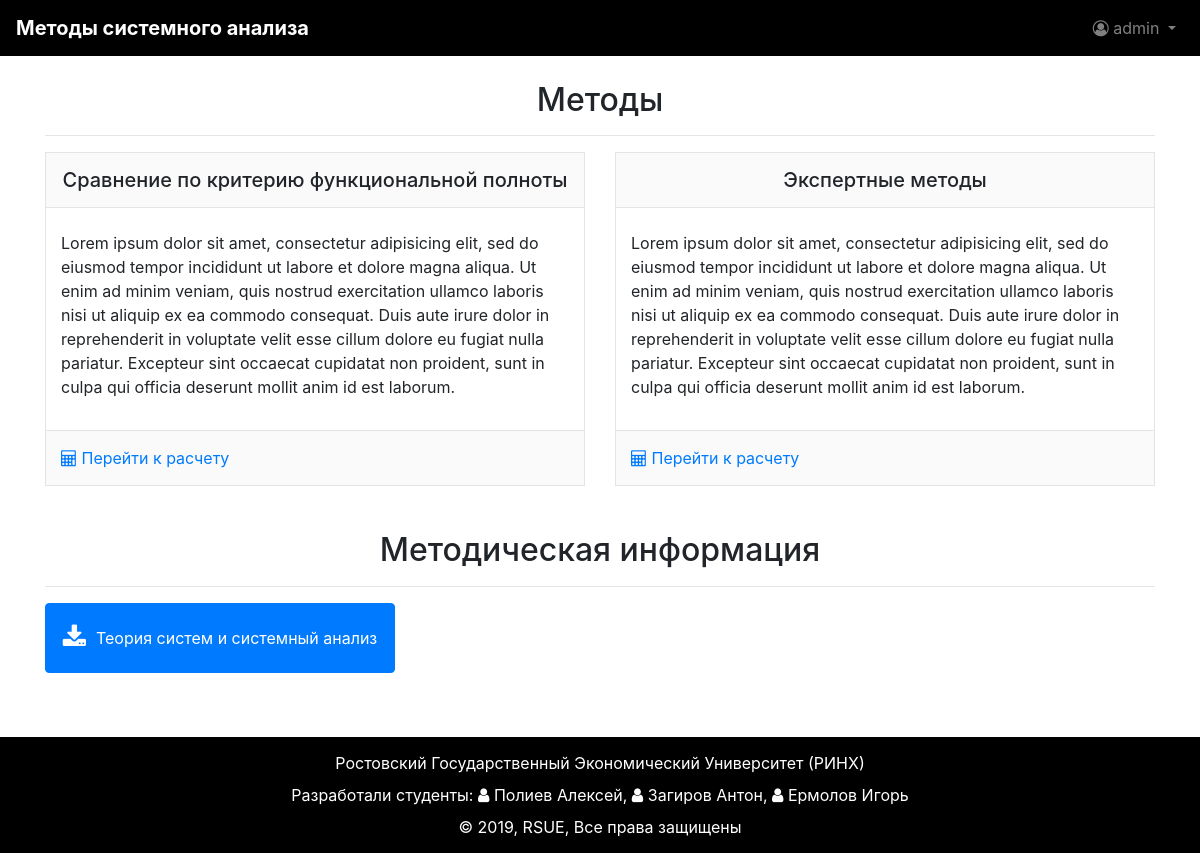
The app's page / (signed in) with its own data.
### methods/models.py (models this page shows, shortened)
class Method(models.Model):
    name = models.CharField(max_length=100, unique=True, verbose_name=_('Название'))
    url = models.CharField(max_length=100, unique=True, verbose_name=_('Модуль метода'), help_text='Name из массива urlpatterns')
    description = models.TextField(verbose_name=_('Описание'), null=True, blank=True)
    class Meta:
        verbose_name = _('Метод')
        verbose_name_plural = _('Методы')

### base/models.py (models this page shows, shortened)
class Document(models.Model):
    name = models.CharField(max_length=100, unique=True, verbose_name=_('Название'))
    document = models.FileField(null=True, blank=True, verbose_name=_('Документ'),
        validators=[FileExtensionValidator(allowed_extensions=['pdf', 'doc', 'docx', 'xlsx', 'xls', 'jpg', 'png', 'jpeg'])])
    class Meta:
        verbose_name = _('Документ')
        verbose_name_plural = _('Документы')

### base/views.py (the view)
# urls.py: path('', views.IndexView.as_view(), name='index'),
@method_decorator(login_required, name='dispatch')
class IndexView(TemplateView):
    template_name = "base/index.html"
    def get_context_data(self, **kwargs):
        context = super().get_context_data(**kwargs)
        context['page_name'] = 'Методы системного анализа'
        context['list_documents'] = models.Document.objects.all()
        context['list_method'] = Method.objects.all()
        return context

### base/templates/base/index.html (shortened to what this page needs)
{% extends "base.html" %}
{% load static %}
{% block links %}
	<link rel="stylesheet" type="text/css" href="{% static 'base/css/style.css' %}">
{% endblock links %}
{% block content %}
<div class="container margin-content">
	{% if list_method %}
		<div class="row methods align-items-stretch">
			<div class="col-12">
				<h2 class="text-center">Методы</h2>
				<hr>
			</div>
			{% for method in list_method %}
				<div class="col-sm-12 col-md-6 d-flex align-items-stretch">
					<div class="method">
						<h5 class="name text-center">{{method.name}}</h5>
						<p class="description">{{method.description}}</p>
						<a href="{% url method.url|add:':'|add:'index' %}" class="url">
							<i class="fa fa-calculator" aria-hidden="true"></i> Перейти к расчету
						</a>
					</div>
				</div>
			{% endfor %}
		</div>
	{% endif %}
	{% if list_documents %}
		<div class="row documents">
			<div class="col-12">
				<h2 class="text-center inf-head">Методическая информация</h2>
				<hr>
			</div>
			{% for document in list_documents %}
				<div class="col-12 col-sm-6 col-md-4 d-flex">
					<a href="{{document.document.url}}" class="text-white text-center btn btn-primary document">
						<div class="download-icon d-flex justify-content-center align-items-center">
							<i class="fa fa-download" aria-hidden="true"></i>
						</div>
						<div class="d-flex justify-content-center align-items-center">
							{{document.name}}
						</div>
					</a>
				</div>
			{% endfor %}
		</div>
	{% endif %}
</div>
{% endblock content %}

### templates/base.html (shortened to what this page needs)
{% load static %}
<!DOCTYPE html>
<html lang="ru" {% block htmlattribute %}class="html-bg"{% endblock htmlattribute %}>
<head>
	<link rel="stylesheet" href="{% static 'lib/jquery-ui-1.12.1/jquery-ui.min.css' %}">
	<link href="{% static 'lib/bootstrap-4.0.0/css/bootstrap.min.css' %}" rel="stylesheet">
	<link href="{% static 'lib/font-awesome-4.7.0/css/font-awesome.min.css' %}" rel="stylesheet">
	{% block links %}{% endblock links %}
	<link href="{% static 'css/style.css' %}" rel="stylesheet">
	<link href="{% static 'css/media.css' %}" rel="stylesheet">
</head>
<body data-spy="scroll" data-target="#sidebar_spy" data-offset="50">
	{% block header %}
		<header class="header">
			<nav class="navbar navbar-expand-lg navbar-dark bg-rsue">
				<strong class="navbar-brand">{% block pagename %}{{page_name }}{% endblock pagename %}</strong>
				<div class="collapse navbar-collapse" id="navbarSupportedContent">
					<ul class="navbar-nav">
						<li class="nav-item dropdown">
							<a class="nav-link dropdown-toggle" href="#" id="navbarDropdown" role="button" data-toggle="dropdown">
								<i class="fa fa-user-circle-o"></i>
								{% if user.last_name and user.first_name %}
									{{user.last_name}} {{user.first_name}}
								{% else %}
									{{user.username}}
								{% endif %}
							</a>
						</li>
					</ul>
				</div>
			</nav>
		</header>
	{% endblock header %}
	<main class="content {% if user.is_authenticated %}mb{% endif %}">
		{% block content %}{% endblock content %}
	</main>
	{% if user.is_authenticated %}
		<footer class="footer footer-bottom bg-rsue">
			<div class="container-fluid text-center">
				<span class="text-white">Ростовский Государственный Экономический Университет (РИНХ)</span><br>
				<span class="text-white">Разработали студенты: <i class="fa fa-user"></i> Полиев Алексей, <i class="fa fa-user" ></i> Загиров Антон, <i class="fa fa-user"></i> Ермолов Игорь</span><br>
				<span class="text-white">© {% now 'Y' %}, RSUE, Все права защищены</span>
			</div>
		</footer>
	{% endif %}
</body>
</html>

### base/static/base/css/style.css (style rules this page uses)
.documents .document { min-height: 70px; display: flex; align-items: stretch; justify-content: center; white-space: inherit; margin-bottom: 10px; width: 100%; }
.documents .document .download-icon { padding-right: 10px; font-size: 25px; }
.method { border: 1px solid #e4e4e4; width: 100%; display: flex; align-items: stretch; flex-direction: column; margin-bottom: 15px; }
.method .name { border: 1px solid #e4e4e4; border-top: none; border-right: none; border-left: none; background: #FAFAFA; padding: 15px; }
.method .description { padding: 15px; flex-grow: 1; }
.method .url { display: block; border: 1px solid #e4e4e4; border-bottom: none; border-right: none; border-left: none; background: #FAFAFA; padding: 15px; text-decoration: none; }
.inf-head { margin-top: 30px; }

### static/css/style.css (style rules this page uses)
html { position: relative; min-height: 100vh; }
.margin-content { margin-top: 25px; }
.bg-rsue { background-color: black !important; }
.dropdown-toggle:after { transition: 0.5s; }
.content.mb { margin-bottom: 170px; }
.content { display: -webkit-flex; display: -moz-flex; display: -ms-flex; display: -o-flex; display: flex; align-items: center; min-height: 75vh; }
.footer { position: absolute; bottom: 0; width: 100%; min-height: 60px; line-height: 32px; background-color: #f5f5f5; padding-top: 10px; padding-bottom: 10px; }

### records on screen
Method: name "Сравнение по критерию функциональной полноты", description "Lorem ipsum dolor sit amet, consectetur adipisicing elit, sed do eiusmod tempor incididunt ut labore et dolore magna aliqua. Ut enim ad minim veniam, quis nostrud exercitation ullamco laboris nisi ut aliquip ex ea commodo consequat. Duis aute irure dolor in reprehenderit in voluptate velit esse cillum dolore eu fugiat nulla pariatur. Excepteur sint occaecat cupidatat non proident, sunt in culpa qui officia deserunt mollit anim id est laborum."
Method: name "Экспертные методы", description "Lorem ipsum dolor sit amet, consectetur adipisicing elit, sed do eiusmod tempor incididunt ut labore et dolore magna aliqua. Ut enim ad minim veniam, quis nostrud exercitation ullamco laboris nisi ut aliquip ex ea commodo consequat. Duis aute irure dolor in reprehenderit in voluptate velit esse cillum dolore eu fugiat nulla pariatur. Excepteur sint occaecat cupidatat non proident, sunt in culpa qui officia deserunt mollit anim id est laborum."
Document: name "Теория систем и системный анализ"

### other values on screen
{{ page_name }} "Методы системного анализа"
{{ user.username }} "admin"
